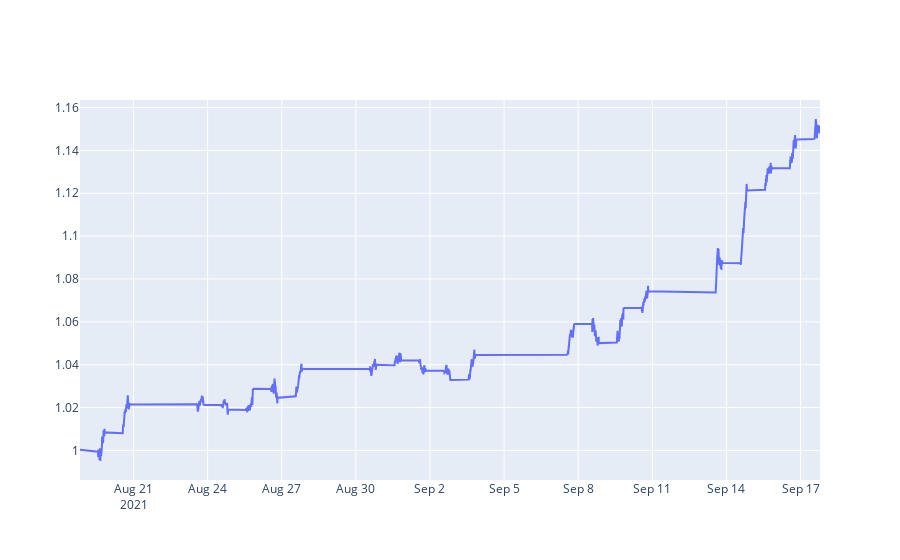

The cell this chart's notebook holds for it:
### Code cell
rets = np.exp((np.log(preds * y_batch_valid+1)).sum(axis=-1).cumsum())
# rets = ((np.log(preds * y_batch_valid+1)).sum(axis=-1).cumsum())
fig = go.Figure()
fig.add_trace(go.Scatter(x=valid.index, y=rets))
fig.show()

### Figure 1 — Plotly figure (JSON) as saved in the notebook; plotly's stock layout.template omitted (floating-point values rounded to 4 significant figures; data arrays with more than 128 entries replaced by an {"elided": "..."} marker saying what was removed)
{"data": [{"type": "scatter", "x": {"elided": "8191 str values"}, "y": {"elided": "8127 float values"}}], "layout": {}}
